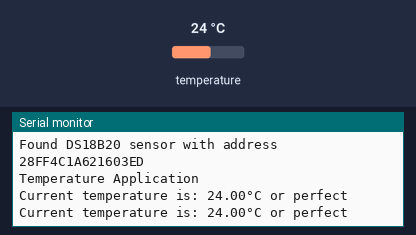
This program was run on a simulated ESP8266 (Wemos D1 mini). Shown: the last lines printed to the serial monitor. The test bench sets the inputs (shaded band); at power-on: temperature 24 °C.

Above: at 7.3 s.
7.4 s: temperature set to 12 °C
At 12.9 s:
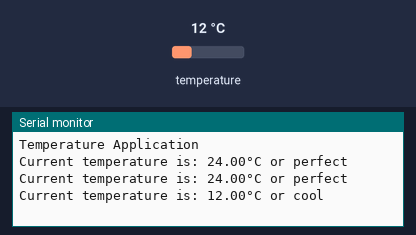
19.3 s: temperature set to 28 °C
At 25.1 s:
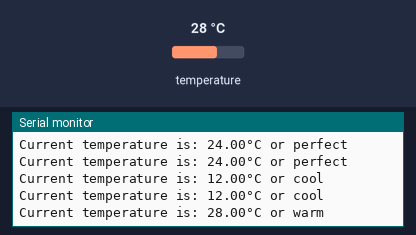
31.1 s: temperature set to 33 °C
At 36.2 s:
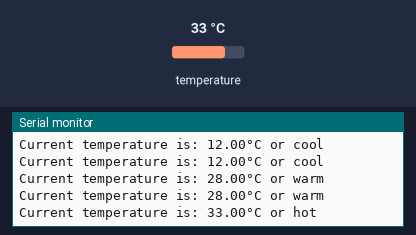
42.6 s: temperature set to 41 °C
At 48.4 s:
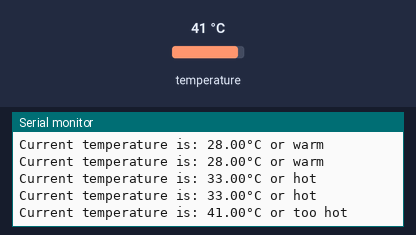
54.1 s: temperature set to 7 °C
At 59.4 s:
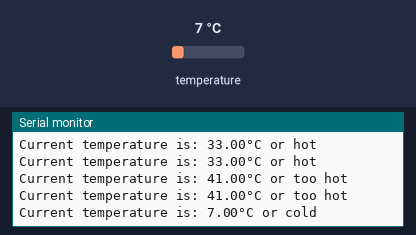

The program:

main.cpp
```cpp
// Student Name: Liam Tingley
// Student Number: 100161568
// Assignment: COMP-5163 - Advanced Sensors
// Version: V1.0
// Date: October 30th, 2026

#include <Arduino.h>
// 1-Wire sensor communication libary
#include <OneWire.h>
// DS18B20 sensor library
#include <DallasTemperature.h>
// Pin that the DS18B20 is connected to
const int oneWireBus = D3;
// Setup a oneWire instance to communicate with any OneWire devices
OneWire oneWire(oneWireBus);
// Pass our oneWire reference to Dallas Temperature sensor
DallasTemperature DS18B20(&oneWire);

DeviceAddress tempSensorAddress;

bool sensorConnected;


void printAddress(DeviceAddress tempSensorAddress) {
   // Printing hexadecimal address.
   // Ref: https://forum.arduino.cc/t/how-to-get-ds18b20-address-es-as-a-text-string/1034110
   for(uint8_t i = 0; i < 8; i++)
   {
   // zero pad the address if necessary
      if (tempSensorAddress[i] < 16) Serial.print("0");
         Serial.print(tempSensorAddress[i], HEX);
   }
   Serial.println();
}
void setup() {
// configure the USB serial monitor
 Serial.begin(15200);
 // Start the DS18B20 sensor
 DS18B20.begin();

 if(!DS18B20.getAddress(tempSensorAddress, 0)) {
   sensorConnected = false;
   Serial.println("No DS18B20 temperature sensors are installed!");
 } else {
   sensorConnected = true;
   Serial.print("Found DS18B20 sensor with address ");
   printAddress(tempSensorAddress);
   Serial.println("Temperature Application");
 }

}

void loop() {

   // Check if sensor was connected at initialization.
   if(!sensorConnected) {
      return;
   }

   float fTemp;
   // ask DS18B20 for the current temperature
   DS18B20.requestTemperatures();
   // fetch the temperature. We only have 1 sensor, so the index is 0.
   fTemp = DS18B20.getTempCByIndex(0);

   // Temperature output-handling logic.
   if(fTemp < 10.0f) {

      Serial.println("Current temperature is: " + String(fTemp) + "°C or cold");

   } else if(fTemp >= 10.0f && fTemp < 15.0f) {

      Serial.println("Current temperature is: " + String(fTemp) + "°C or cool");

   } else if(fTemp >= 15.0f && fTemp < 25.0f) {

      Serial.println("Current temperature is: " + String(fTemp) + "°C or perfect");

   } else if(fTemp >= 25.0f && fTemp < 30.0f) {

      Serial.println("Current temperature is: " + String(fTemp) + "°C or warm");

   } else if(fTemp >= 30.0f && fTemp <= 35.0f) {

      Serial.println("Current temperature is: " + String(fTemp) + "°C or hot");

   } else if(fTemp > 35.0f) {

      Serial.println("Current temperature is: " + String(fTemp) + "°C or too hot");

   }

   // wait 5s (5000ms) before doing this again
   delay(5000);

}
```

Measured:
- after the input at 7.4 s, the serial monitor: prints a new line after 4.9 s (image 1)
- after the input at 19.3 s, the serial monitor: prints a new line after 4.6 s (image 2)
- after the input at 31.1 s, the serial monitor: prints a new line after 4.3 s (image 3)
- after the input at 42.6 s, the serial monitor: prints a new line after 4.3 s (image 4)
- after the input at 54.1 s, the serial monitor: prints a new line after 4.3 s (image 5)
